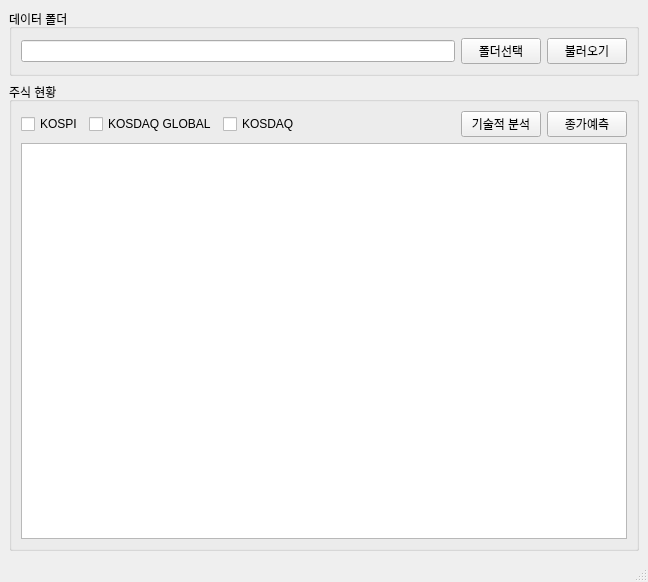
<?xml version="1.0" encoding="UTF-8"?>
<ui version="4.0">
 <class>MainWindow</class>
 <widget class="QMainWindow" name="MainWindow">
  <property name="geometry">
   <rect>
    <x>0</x>
    <y>0</y>
    <width>648</width>
    <height>582</height>
   </rect>
  </property>
  <property name="windowTitle">
   <string>MainWindow</string>
  </property>
  <widget class="QWidget" name="centralwidget">
   <layout class="QVBoxLayout" name="verticalLayout" stretch="0,1">
    <item>
     <widget class="QGroupBox" name="groupBox_3">
      <property name="title">
       <string>데이터 폴더</string>
      </property>
      <layout class="QHBoxLayout" name="horizontalLayout">
       <item>
        <widget class="QLineEdit" name="edit_data_folder">
         <property name="readOnly">
          <bool>true</bool>
         </property>
        </widget>
       </item>
       <item>
        <widget class="QPushButton" name="btn_data_folder">
         <property name="text">
          <string>폴더선택</string>
         </property>
        </widget>
       </item>
       <item>
        <widget class="QPushButton" name="btn_krx_load">
         <property name="text">
          <string>불러오기</string>
         </property>
        </widget>
       </item>
      </layout>
     </widget>
    </item>
    <item>
     <widget class="QGroupBox" name="groupBox_stock_day">
      <property name="title">
       <string>주식 현황</string>
      </property>
      <layout class="QVBoxLayout" name="verticalLayout_2">
       <item>
        <layout class="QHBoxLayout" name="horizontalLayout_2">
         <item>
          <widget class="QCheckBox" name="chk_kospi">
           <property name="sizePolicy">
            <sizepolicy hsizetype="Minimum" vsizetype="Fixed">
             <horstretch>0</horstretch>
             <verstretch>0</verstretch>
            </sizepolicy>
           </property>
           <property name="minimumSize">
            <size>
             <width>0</width>
             <height>0</height>
            </size>
           </property>
           <property name="text">
            <string>KOSPI</string>
           </property>
          </widget>
         </item>
         <item>
          <widget class="QCheckBox" name="chk_kosdaqg">
           <property name="sizePolicy">
            <sizepolicy hsizetype="Minimum" vsizetype="Fixed">
             <horstretch>0</horstretch>
             <verstretch>0</verstretch>
            </sizepolicy>
           </property>
           <property name="minimumSize">
            <size>
             <width>0</width>
             <height>0</height>
            </size>
           </property>
           <property name="text">
            <string>KOSDAQ GLOBAL</string>
           </property>
          </widget>
         </item>
         <item>
          <widget class="QCheckBox" name="chk_kosdaq">
           <property name="sizePolicy">
            <sizepolicy hsizetype="Minimum" vsizetype="Fixed">
             <horstretch>0</horstretch>
             <verstretch>0</verstretch>
            </sizepolicy>
           </property>
           <property name="minimumSize">
            <size>
             <width>0</width>
             <height>0</height>
            </size>
           </property>
           <property name="text">
            <string>KOSDAQ</string>
           </property>
          </widget>
         </item>
         <item>
          <spacer name="horizontalSpacer">
           <property name="orientation">
            <enum>Qt::Orientation::Horizontal</enum>
           </property>
           <property name="sizeHint" stdset="0">
            <size>
             <width>40</width>
             <height>20</height>
            </size>
           </property>
          </spacer>
         </item>
         <item>
          <widget class="QPushButton" name="btn_chart_analysis">
           <property name="text">
            <string>기술적 분석</string>
           </property>
          </widget>
         </item>
         <item>
          <widget class="QPushButton" name="btn_run_model">
           <property name="sizePolicy">
            <sizepolicy hsizetype="Minimum" vsizetype="Fixed">
             <horstretch>0</horstretch>
             <verstretch>0</verstretch>
            </sizepolicy>
           </property>
           <property name="text">
            <string>종가예측</string>
           </property>
          </widget>
         </item>
        </layout>
       </item>
       <item>
        <widget class="QTableView" name="tableView_stock"/>
       </item>
      </layout>
     </widget>
    </item>
   </layout>
  </widget>
  <widget class="QMenuBar" name="menubar">
   <property name="geometry">
    <rect>
     <x>0</x>
     <y>0</y>
     <width>648</width>
     <height>22</height>
    </rect>
   </property>
  </widget>
  <widget class="QStatusBar" name="statusbar"/>
 </widget>
 <resources/>
 <connections/>
</ui>
